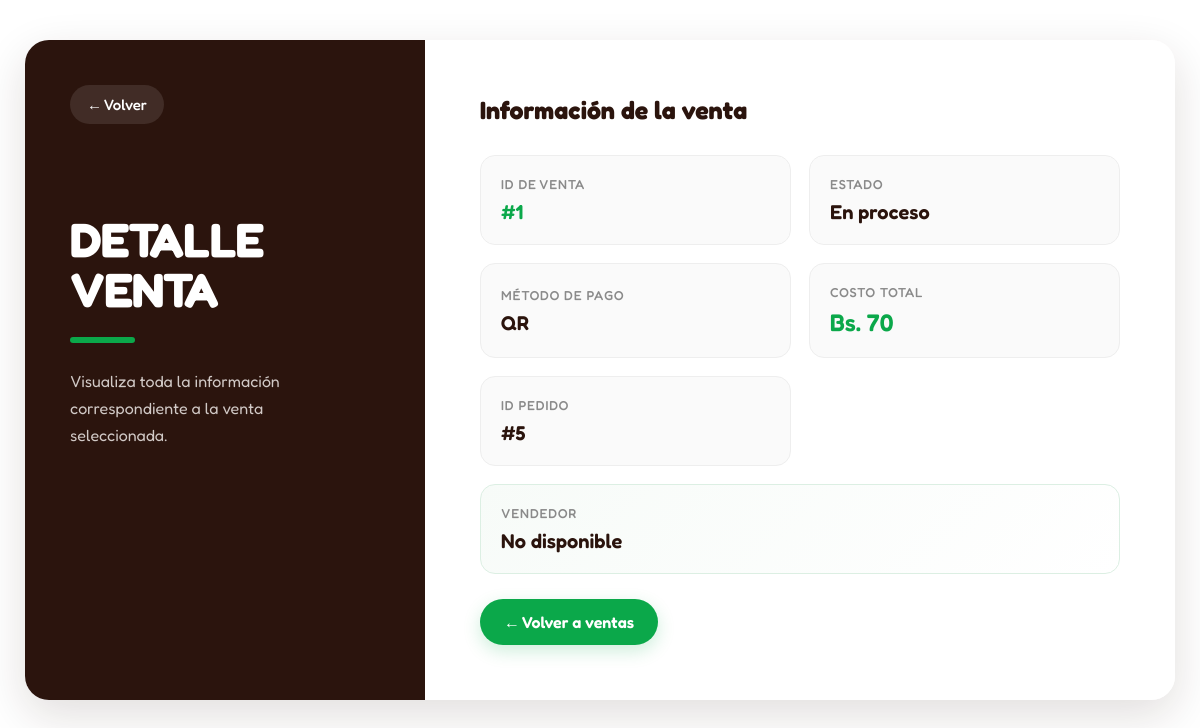
The app's page /Ventas/leerventa.php?id=1 with its own data.
### tables this page shows
CREATE TABLE IF NOT EXISTS `ventas` (
  `id` INT NOT NULL AUTO_INCREMENT,
  `estado` VARCHAR(45) NULL,
  `metodo` VARCHAR(45) NULL,
  `costototal` INT NULL,
  `pedidos_id` INT NOT NULL,
  PRIMARY KEY (`id`, `pedidos_id`),
  CONSTRAINT `fk_ventas_pedidos1`
    FOREIGN KEY (`pedidos_id`)
    REFERENCES `pedidos` (`id`)
    ON DELETE NO ACTION
    ON UPDATE NO ACTION);

### Ventas/leerventa.php (the view, shortened to what this page needs)
<?php
$nombreServidor = "localhost";
$nombreUsuario = "root";
$contraseñaBaseDeDatos = "";
$nombreBaseDeDatos = "organiczoneBD";
$conexion = new mysqli(
    $nombreServidor,
    $nombreUsuario,
    $contraseñaBaseDeDatos,
    $nombreBaseDeDatos
);
$id = intval($_GET['id']);
$sql = "SELECT * FROM ventas WHERE id = $id";
$resultado = $conexion->query($sql);
$fila = $resultado->fetch_assoc();
?>
<!DOCTYPE html>
<html lang="es">
<head>
</head>
<body>
<section class="principal-grid">
    <section class="section-negro">
        <nav class="nav-inner">
            <a href="leerventas.php">
                ← Volver
            </a>
        </nav>
        <h1 class="contrato-titulo">
            DETALLE<br>
            VENTA
        </h1>
        <p class="desc">
            Visualiza toda la información
            correspondiente a la venta
            seleccionada.
        </p>
    </section>
    <section class="section-blanco">
        <div class="card">
            <div class="campo">
                <span>
                    ID de venta
                </span>
                <strong>
                    #<?= htmlspecialchars($fila['id']) ?>
                </strong>
            </div>
            <div class="campo">
                <span>
                    Estado
                </span>
                <strong>
                    <?= htmlspecialchars($fila['estado']) ?>
                </strong>
            </div>
            <div class="campo">
                <span>
                    Método de pago
                </span>
                <strong>
                    <?= htmlspecialchars($fila['metodo']) ?>
                </strong>
            </div>
            <div class="campo">
                <span>
                    Costo total
                </span>
                <strong>
                    Bs.
                    <?= htmlspecialchars($fila['costototal']) ?>
                </strong>
            </div>
            <div class="campo">
                <span>
                    ID Pedido
                </span>
                <strong>
                    #<?= htmlspecialchars($fila['pedidos_id']) ?>
                </strong>
            </div>
            <div class="campo">
                <span>
                    Vendedor
                </span>
                <?php
                $pedidos_id = $fila['pedidos_id'];
                $sqlPedido = "
                    SELECT nombrevendedor
                    FROM pedidos
                    WHERE id = '$pedidos_id'
                ";
                $resultadoPedido =
                    $conexion->query($sqlPedido);
                if (
                    $resultadoPedido &&
                    $resultadoPedido->num_rows > 0
                ) {
                    $pedido =
                        $resultadoPedido->fetch_assoc();
                ?>
                    <strong>
                        <?= htmlspecialchars(
                            $pedido['nombrevendedor']
                        ) ?>
                    </strong>
                <?php
                } else {
                ?>
                    <strong>
                        No disponible
                    </strong>
                <?php
                }
                ?>
            </div>
        </div>
        <a
            href="leerventas.php"
            class="btn"
        >
            ← Volver a ventas
        </a>
    </section>
</section>
</body>
</html>

### Ventas/leerventa.php (style rules this page uses)
* { box-sizing: border-box; }
html, body { width: 100%; min-height: 100%; margin: 0; padding: 0; }
body { background: #ffffff; font-family: 'Fredoka', Arial, sans-serif; display: flex; justify-content: center; align-items: center; padding: 40px 20px; color: #2B140D; }
.principal-grid { display: grid; grid-template-columns: 400px 1fr; width: 96vw; max-width: 1150px; min-height: 650px; background: white; border-radius: 24px; overflow: hidden; box-shadow: 0 15px 45px rgba(43, 20, 13, 0.14); }
.section-negro { background: #2B140D; color: white; padding: 45px; display: flex; flex-direction: column; }
.nav-inner { margin-bottom: 20px; }
.nav-inner a { display: inline-flex; align-items: center; text-decoration: none; color: white; background: rgba(255,255,255,0.10); padding: 10px 17px; border-radius: 30px; font-size: 15px; font-weight: 500; transition: 0.3s ease; }
.contrato-titulo { font-size: 3em; line-height: 1.05; font-weight: 700; margin-top: 70px; margin-bottom: 0; letter-spacing: -1px; }
.contrato-titulo::after { content: ""; display: block; width: 65px; height: 6px; background: #0ba84a; border-radius: 10px; margin-top: 22px; }
.desc { color: #d1c9c6; margin-top: 25px; line-height: 1.7; font-size: 16px; max-width: 280px; }
.section-blanco { background: #ffffff; padding: 55px; }
.section-blanco::before { content: "Información de la venta"; display: block; font-size: 25px; font-weight: 700; color: #2B140D; margin-bottom: 30px; }
.card { width: 100%; display: grid; grid-template-columns: 1fr 1fr; gap: 18px; }
.campo { background: #fafafa; border: 1px solid #eeeeee; border-radius: 15px; padding: 20px; min-height: 90px; display: flex; flex-direction: column; justify-content: center; transition: 0.3s ease; }
.campo span { display: block; font-size: 13px; color: #8a8a8a; margin-bottom: 8px; text-transform: uppercase; letter-spacing: 0.8px; font-weight: 500; }
.campo strong { font-size: 20px; color: #2B140D; font-weight: 600; word-break: break-word; }
.campo:first-child strong { color: #0ba84a; }
.campo:nth-child(4) strong { color: #0ba84a; font-size: 24px; }
.btn { display: inline-flex; align-items: center; justify-content: center; margin-top: 25px; background: #0ba84a; color: white; padding: 13px 24px; border-radius: 30px; text-decoration: none; font-size: 16px; font-weight: 600; border: none; cursor: pointer; transition: 0.3s ease; box-shadow: 0 6px 18px rgba(11, 168, 74, 0.20); }
.campo:last-child { grid-column: span 2; background: linear-gradient( 135deg, #f7fbf8, #ffffff ); border-color: #dcefe3; }

### records on screen
ventas: id "1", estado "En proceso", metodo "QR", costototal "70", pedidos "5"
